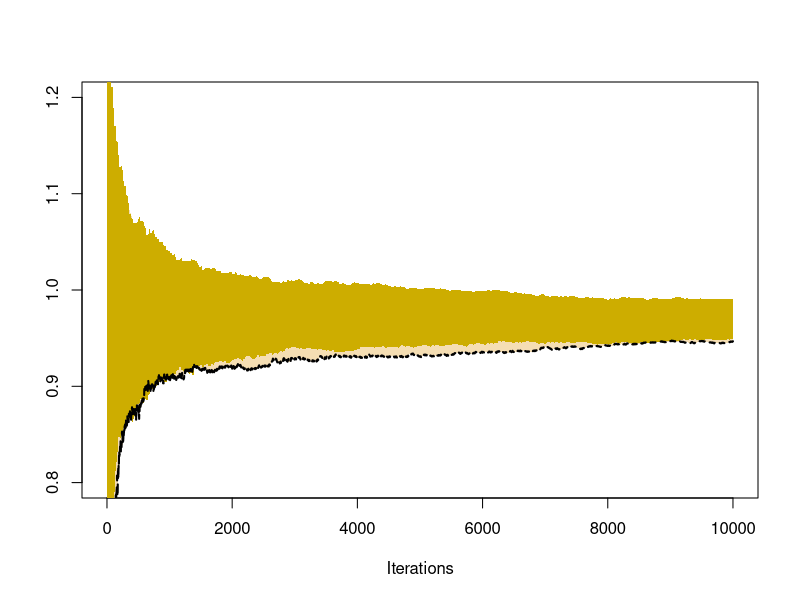
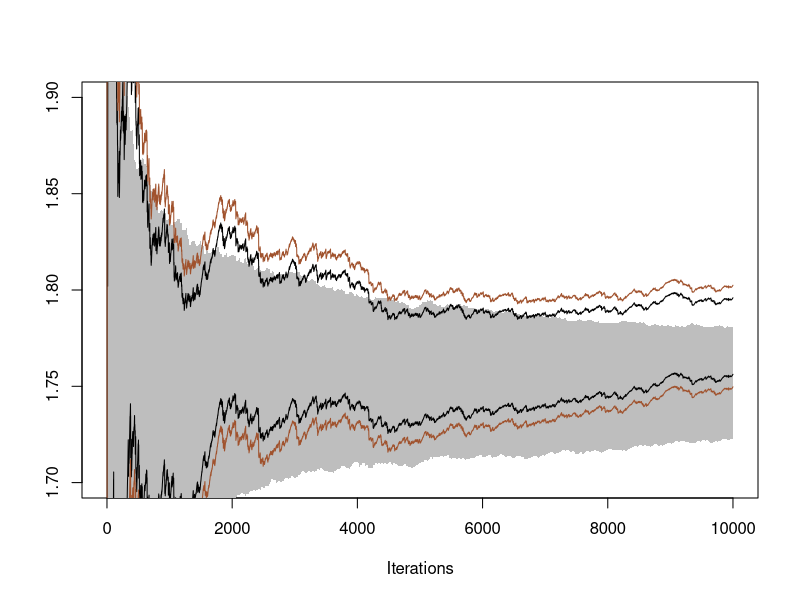
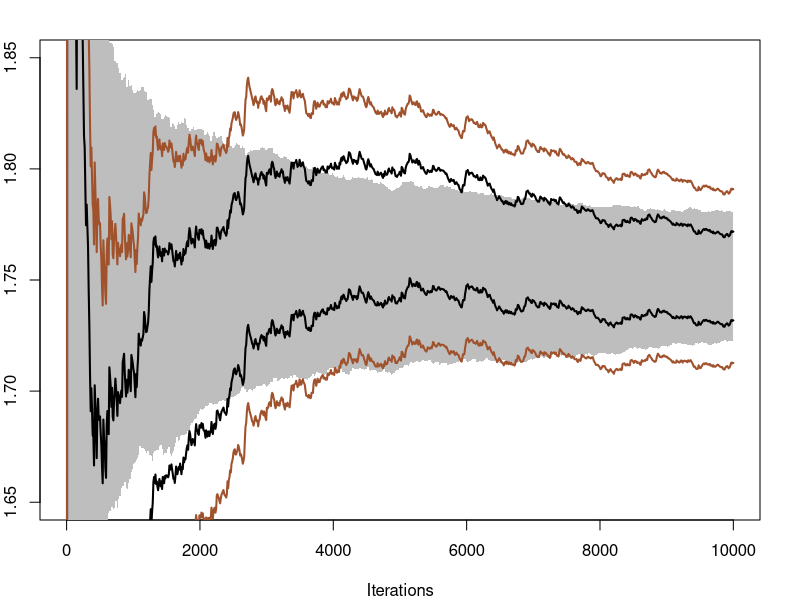
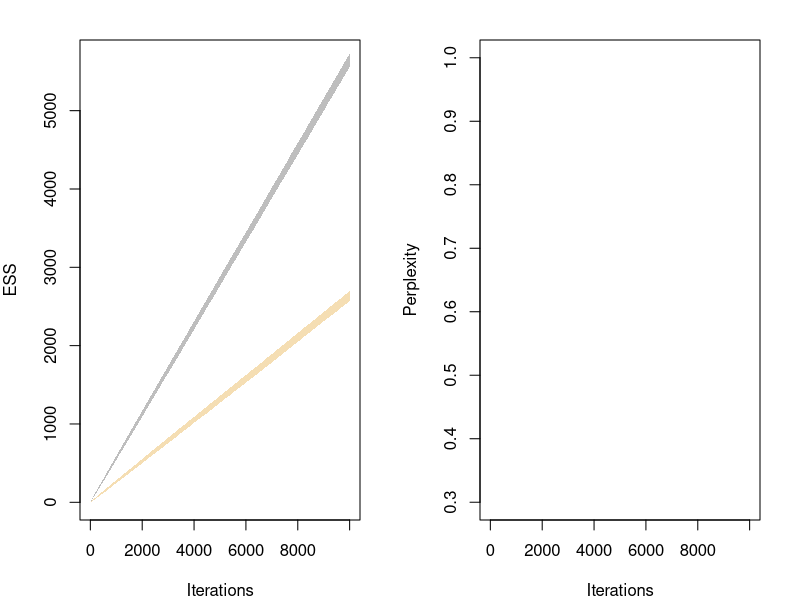
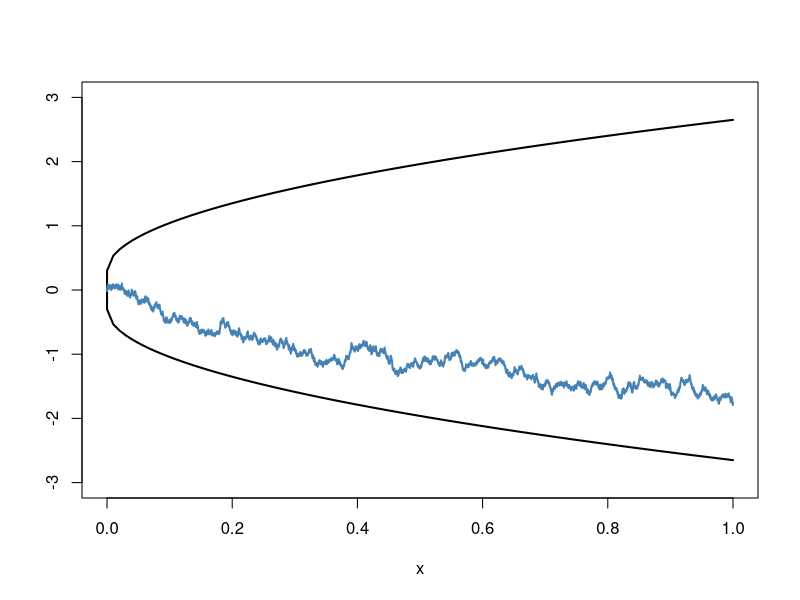
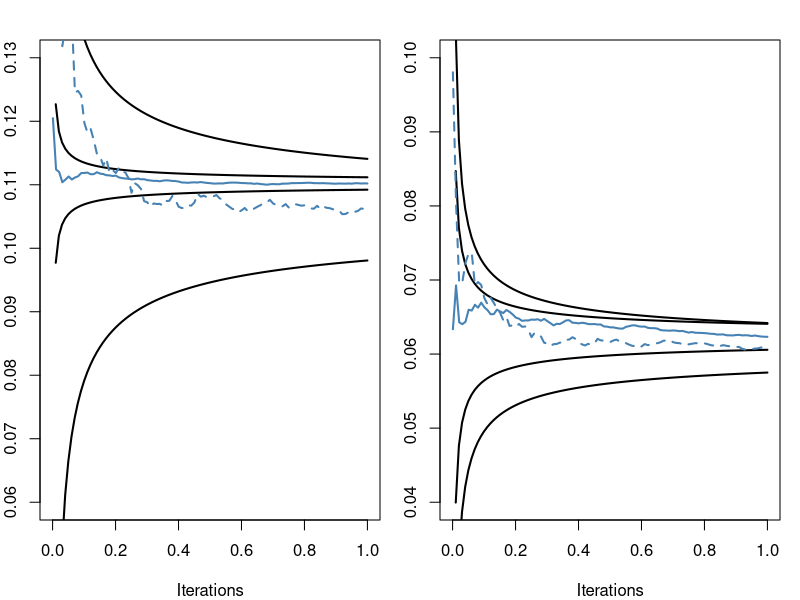

Write the R code that produced these figures, in order. (Note: this script raises an error after producing the figures.)
# Section 4.2, Monitoring variation

h=function(x){(cos(50*x)+sin(20*x))^2}
x=matrix(h(runif(200*10^4)),ncol=200)
estint=apply(x,2,cumsum)/(1:10^4)
plot(estint[,1],ty="l",col=0,ylim=c(.8,1.2),xlab="Iterations",ylab="")
y=apply(estint,1,quantile,c(.025,.975))
polygon(c(1:10^4,10^4:1),c(y[1,],rev(y[2,])),col="wheat",border=FALSE)

boot=matrix(sample(x[,1],200*10^4,rep=T),nrow=10^4,ncol=200)
bootit=apply(boot,2,cumsum)/(1:10^4)
bootup=apply(bootit,1,quantile,.975)
bootdo=apply(bootit,1,quantile,.025)
polygon(c(1:10^4,10^4:1),c(bootup,rev(bootdo)),col="gold3",border=FALSE)

lines(y[1,],lty=2,lwd=2)  	#bottom boundary

S=readline(prompt="Type  <Return>   to continue : ")
dev.off()

#Normal version

norma=matrix(rnorm(500*10^4),ncol=500)+2.5
weit=1/(1+norma^2)
esti=apply(norma*weit,2,cumsum)/apply(weit,2,cumsum)
plot(esti[,1],type="l",col="white",ylim=c(1.7,1.9),xlab="Iterations",ylab="")
band=apply(esti,1,quantile,c(.025,.975))
polygon(c(1:10^4,10^4:1),c(band[1,],rev(band[2,])),col="grey",border=FALSE)

vare=cumsum(weit[,1]*norma[,1]^2)/cumsum(weit[,1])-esti[,1]^2
lines(esti[,1]+2*sqrt(vare/(1:10^4)))
lines(esti[,1]-2*sqrt(vare/(1:10^4)))

varw=cumsum(weit[,1]^2)*(1:10^4)/cumsum(weit[,1])^2
lines(esti[,1]+2*sqrt(varw*vare/(1:10^4)),col="sienna")
lines(esti[,1]-2*sqrt(varw*vare/(1:10^4)),col="sienna")

S=readline(prompt="Type  <Return>   to continue : ")
dev.off()

#Cauchy version

cocha=matrix(rcauchy(500*10^4),ncol=500)
wach=dnorm(cocha,mean=2.5)
wachd=wach #Pb with zero weights
print(range(cocha))
print(range(wach))

wachd[wachd<10^(-6)]=10^(-6)
echi=apply(cocha*wach,2,cumsum)/apply(wachd,2,cumsum)
vare=cumsum(wach[,1]*cocha[,1]^2)/cumsum(wachd[,1])-echi[,1]^2
varw=cumsum(wachd[,1]^2)*(1:10^4)/cumsum(wachd[,1])^2
sek=seq(1,10^4,le=10^3)

par(mar=c(4,2,2,2))
plot(echi[,1],type="l",col="white",ylim=c(1.65,1.85),xlab="Iterations",ylab="")
polygon(c(1:10^4,10^4:1),c(band[1,],rev(band[2,])),bor=NA,col="grey")
lines(sek,(echi[,1]+2*sqrt(vare/(1:10^4)))[sek],lwd=2)
lines(sek,(echi[,1]-2*sqrt(vare/(1:10^4)))[sek],lwd=2)
lines(sek,(echi[,1]+2*sqrt(varw*vare/(1:10^4)))[sek],col="sienna",lwd=2)
lines(sek,(echi[,1]-2*sqrt(varw*vare/(1:10^4)))[sek],col="sienna",lwd=2)

S=readline(prompt="Type  <Return>   to continue : ")
dev.off()

# Section 4.3, Effective sample size

ess=apply(weit,2,cumsum)^2/apply(weit^2,2,cumsum)
essbo=apply(ess,1,quantile,c(.025,.975))
ech=apply(wachd,2,cumsum)^2/apply(wachd^2,2,cumsum)
echbo=apply(ech,1,quantile,c(.025,.975))

par(mfrow=c(1,2),mar=c(4,4,2,2))
plot(ess[,1],type="l",col=0,xlab="Iterations",ylab="ESS")
polygon(c(1:10^4,10^4:1),c(essbo[1,],rev(essbo[2,])),col="grey",bo=NA)
polygon(c(1:10^4,10^4:1),c(echbo[1,],rev(echbo[2,])),col="wheat",bo=NA)

sumweit=apply(weit,2,cumsum)
plex=(apply(weit*log(weit),2,cumsum)/sumweit)-log(sumweit)
chumweit=apply(wachd,2,cumsum)
plech=(apply(wachd*log(wachd),2,cumsum)/chumweit)-log(chumweit)
plob=apply(exp(plex),1,quantile,c(.025,.975))
ploch=apply(exp(plech),1,quantile,c(.025,.975))

plot(plex[,1]/(1:10^4),type="l",col=0,xlab="Iterations",ylab="Perplexity",ylim=c(.3,1))
polygon(c(1:10^4,10^4:1),c(plob[1,]/(1:10^4),rev(plob[2,]/(1:10^4))),col="grey",bo=NA)
polygon(c(1:10^4,10^4:1),c(ploch[1,]/(1:10^4),rev(ploch[2,]/(1:10^4))),col="wheat",bo=NA)

S=readline(prompt="Type  <Return>   to continue : ")

# Section 4.4, Brownian bands

dev.off()
ustar=function(t){ 0.3+2.35*sqrt(t) }
curve(ustar,from=0,to=1,ylim=c(-3,3),ylab="",lwd=2)
curve(-ustar(x),from=0,to=1,add=T,lwd=2)
lines(c(0,0),c(-.3,.3),lwd=2)
lines(seq(0,1,le=10^4),cumsum(rnorm(10^4,sd=10^(-2))),col="steelblue",lwd=2)

S=readline(prompt="Type  <Return>   to continue : ")
dev.off()

# Section 4.4, Example 4.5

N=10^4;norma=rnorm(N)+2.5
hnorm=norma*dcauchy(norma)
munorm=mean(hnorm);sdnorm=sd(hnorm)

X11(h=3.5);par(mfrow=c(1,2),mar=c(4,2,2,1))
curve(munorm+(.1+3.15*sqrt(x))*sdnorm*10^2/round(x*N),
lwd=2,from=0,to=1,ylim=c(.06,.13),xlab="Iterations",ylab="")
curve(munorm-((.1+3.15*sqrt(x))*sdnorm*10^2/round(x*N)),
lwd=2,from=0,to=1,add=T)
f=function(x){(cumsum(hnorm))[round(N*x)]/round(x*N)}
curve(f,lwd=2,from=0.001,to=1,col="steelblue",add=T)

cocha=rcauchy(N)
hcoch=cocha*dnorm(cocha-2.5)
mucoch=mean(hcoch);sdcoch=sd(hcoch)

curve(mucoch+(.1+3.15*sqrt(x))*sdcoch*10^2/round(x*N),
lwd=2,from=0,to=1,add=T)
curve(mucoch-((.1+3.15*sqrt(x))*sdcoch*10^2/round(x*N)),
lwd=2,from=0,to=1,add=T)
f=function(x){(cumsum(hcoch))[round(N*x)]/round(x*N)}
curve(f,lwd=2,from=0.001,to=1,col="steelblue",add=T,lty=2)

hnorm=dcauchy(norma)
munorm=mean(hnorm);sdnorm=sd(hnorm)

curve(munorm+(.1+3.15*sqrt(x))*sdnorm*10^2/round(x*N),
lwd=2,from=0,to=1,ylim=c(.04,.1),xlab="Iterations",ylab="")
curve(munorm-((.1+3.15*sqrt(x))*sdnorm*10^2/round(x*N)),
lwd=2,from=0,to=1,add=T)
f=function(x){(cumsum(hnorm))[round(N*x)]/round(x*N)}
curve(f,lwd=2,from=0.001,to=1,col="steelblue",add=T)

hcoch=dnorm(cocha-2.5)
mucoch=mean(hcoch);sdcoch=sd(hcoch)

curve(mucoch+(.1+3.15*sqrt(x))*sdcoch*10^2/round(x*N),
lwd=2,from=0,to=1,add=T)
curve(mucoch-((.1+3.15*sqrt(x))*sdcoch*10^2/round(x*N)),
lwd=2,from=0,to=1,add=T)
f=function(x){(cumsum(hcoch))[round(N*x)]/round(x*N)}
curve(f,lwd=2,from=0.001,to=1,col="steelblue",add=T,lty=2)

S=readline(prompt="Type  <Return>   to continue : ")
dev.off();dev.off()

# Section 4.5, Rao-Blackwellization

nu=5;mu=3;sigma=0.5
y=sqrt(rchisq(N,df=nu)/nu)
x=rnorm(N,mu,sigma/y)
d1=cumsum(exp(-x^2))/(1:N)
d2=cumsum(exp(-mu^2/(1+2*(sigma/y)^2))/sqrt(1+2*(sigma/y)^2))/(1:N)
par(mar=c(4,2,2,1))
plot(d1,ty="l",lwd=2,xlab="Iterations",ylab="",ylim=c(.006,.009))
lines(d2,col="gold3",lwd=2)

S=readline(prompt="Type  <Return>   to continue (warning, lengthy step!): ")
dev.off()

# Section 4.6, Correlated simulations
jamestein()

S=readline(prompt="Type  <Return>   to continue : ")
dev.off()

# Section 4.6, antithetic variables
dyadic()

S=readline(prompt="Type  <Return>   to continue : ")
dev.off()

# Section 4.6, control variables

x=2.5
thet=rnorm(10^3,mean=x)
delt=thet/(1+thet^2)
moms=delta=c()
for (i in 1:5){
   moms=rbind(moms,(thet-x)^(2*i-1))
   reg=lm(delt~t(moms)-1)$coef
   delta=rbind(delta,as.vector(delt-reg%*%moms))
   }
plot(cumsum(delt)/(1:10^3),ty="l",xlab="Iterations",ylab="")
for (i in 1:5) lines(cumsum(delta[i,])/(1:10^3))

S=readline(prompt="Type  <Return>   to continue : ")
dev.off()

# Section 4.6, Pima Indians logistic regression
logima()

S=readline(prompt="Type  <Return>   to continue : ")
dev.off()
